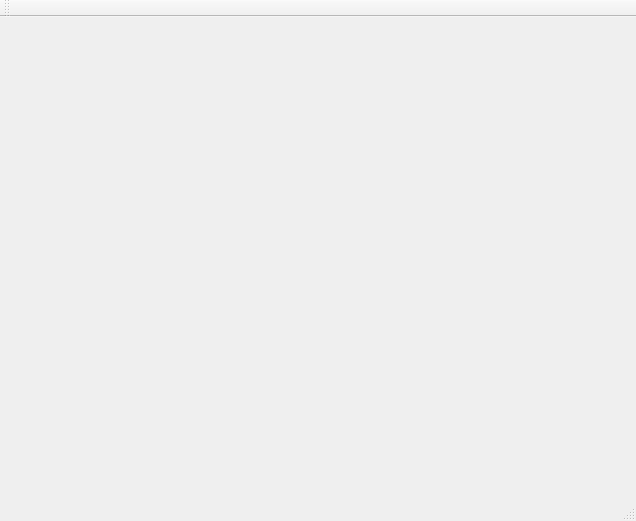
<?xml version="1.0" encoding="UTF-8"?>
<ui version="4.0">
 <class>MainWindow</class>
 <widget class="QMainWindow" name="MainWindow">
  <property name="geometry">
   <rect>
    <x>0</x>
    <y>0</y>
    <width>636</width>
    <height>521</height>
   </rect>
  </property>
  <property name="windowTitle">
   <string>MainWindow</string>
  </property>
  <widget class="QWidget" name="centralWidget"/>
  <widget class="QMenuBar" name="menuBar">
   <property name="geometry">
    <rect>
     <x>0</x>
     <y>0</y>
     <width>636</width>
     <height>22</height>
    </rect>
   </property>
  </widget>
  <widget class="QToolBar" name="mainToolBar">
   <attribute name="toolBarArea">
    <enum>TopToolBarArea</enum>
   </attribute>
   <attribute name="toolBarBreak">
    <bool>false</bool>
   </attribute>
  </widget>
  <widget class="QStatusBar" name="statusBar"/>
 </widget>
 <layoutdefault spacing="6" margin="11"/>
 <resources/>
 <connections/>
</ui>
